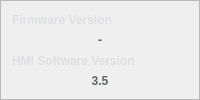
         <widget class="QFrame" name="frameFirmware">
          <property name="styleSheet">
           <string notr="true">QWidget#frameFirmware{
border: 2px solid rgb(150, 150, 150);
background-color: rgb(57, 63, 68);
border-radius: 5px;
}</string>
          </property>
          <property name="frameShape">
           <enum>QFrame::StyledPanel</enum>
          </property>
          <property name="frameShadow">
           <enum>QFrame::Raised</enum>
          </property>
          <layout class="QGridLayout" name="gridLayout_14">
           <item row="0" column="0">
            <widget class="QLabel" name="labelFirmwareVersion">
             <property name="styleSheet">
              <string notr="true">font: 13pt &quot;Siemens Sans&quot;;
font-weight: bold;
color: rgb(222, 223, 225);
background-color: transparent;</string>
             </property>
             <property name="text">
              <string>Firmware Version</string>
             </property>
            </widget>
           </item>
           <item row="1" column="0">
            <widget class="QLabel" name="labelFirmware">
             <property name="styleSheet">
              <string notr="true">font: 13pt &quot;Siemens Sans&quot;;
font-weight: bold;
color: rgb(96, 100, 103);
background-color: transparent;</string>
             </property>
             <property name="text">
              <string>-</string>
             </property>
             <property name="alignment">
              <set>Qt::AlignCenter</set>
             </property>
            </widget>
           </item>
           <item row="2" column="0">
            <widget class="QLabel" name="labelSoftware">
             <property name="styleSheet">
              <string notr="true">font: 13pt &quot;Siemens Sans&quot;;
font-weight: bold;
color: rgb(222, 223, 225);
background-color: transparent;</string>
             </property>
             <property name="text">
              <string>HMI Software Version</string>
             </property>
            </widget>
           </item>
           <item row="3" column="0">
            <widget class="QLabel" name="labelSoftwareVersion">
             <property name="styleSheet">
              <string notr="true">font: 13pt &quot;Siemens Sans&quot;;
font-weight: bold;
color: rgb(96, 100, 103);
background-color: transparent;</string>
             </property>
             <property name="text">
              <string>3.5</string>
             </property>
             <property name="alignment">
              <set>Qt::AlignCenter</set>
             </property>
            </widget>
           </item>
          </layout>
         </widget>
